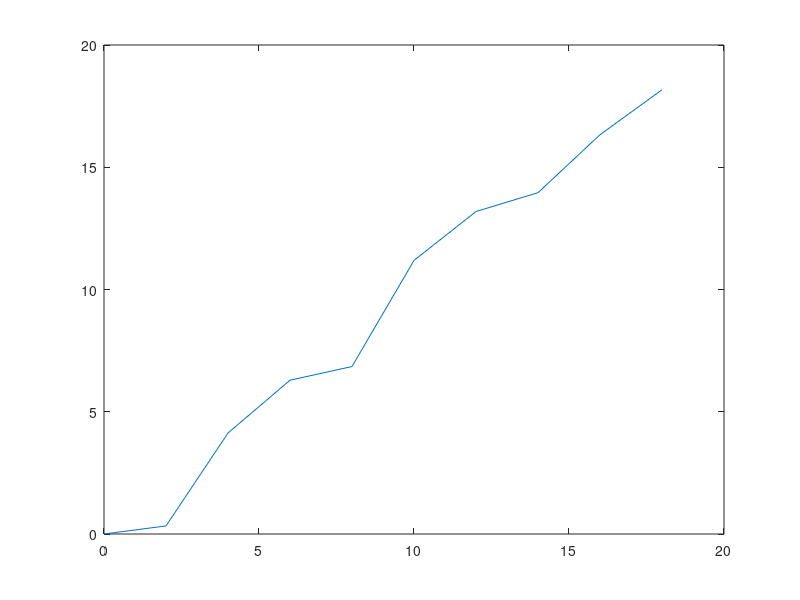
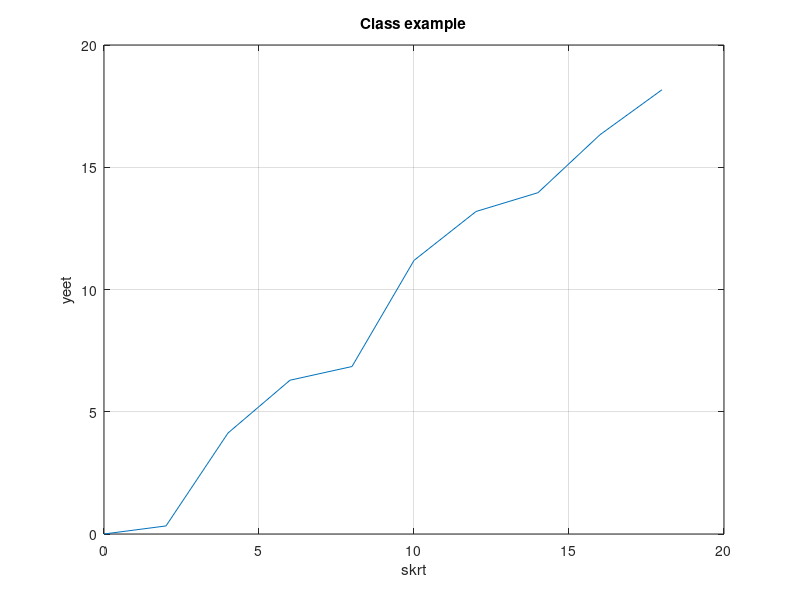
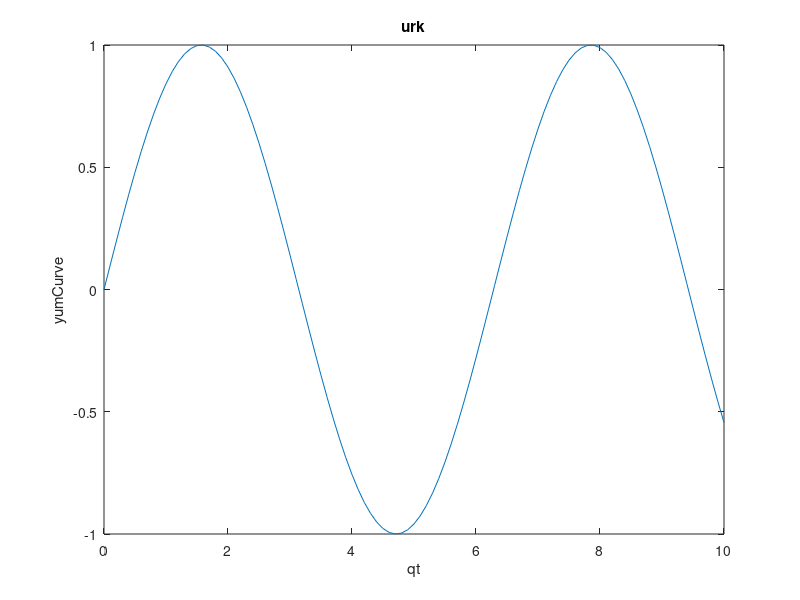
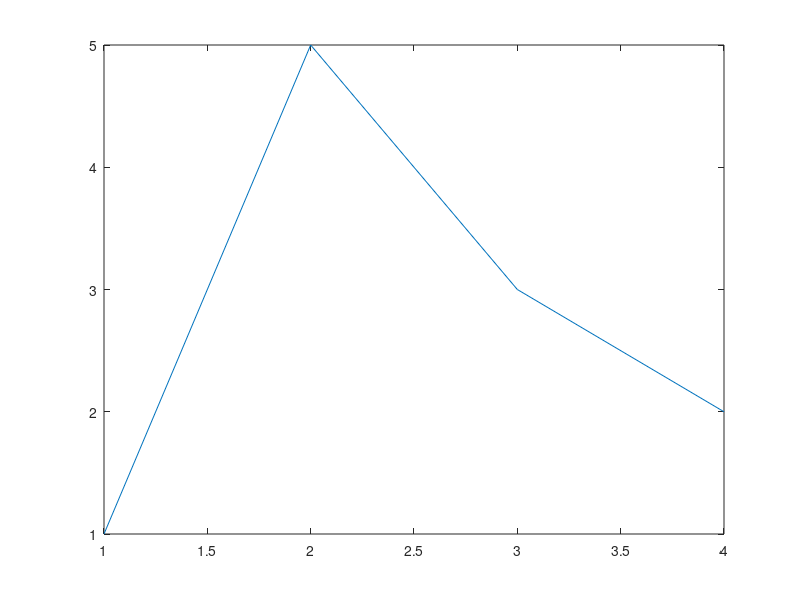

Reproduce these figures in MATLAB, in order.
%William Bannister 
%In class 9/22

clc; clear all; format compact;

%% double percent formats this way and you can run this section only by clicking "Run Section"
x=[0:2:18];
y=[0 .33 4.13 6.29 6.85 11.19 13.19...
    13.96 16.33 18.17];
% the ellipse allows you to put code on the next line
display(x);
display(y);
figure(1);
plot(x,y);
% labeling
figure(2);
plot(x,y);
title("Class example");
xlabel("skrt");
ylabel("yeet");
grid on;

%% Plotting functions
z=[0:.1:10];
a= sin(z);
figure(3);
plot(z,a);
xlabel("qt");
ylabel("yumCurve");
title("urk");

% now we want to find the 25th value!
sin_a_25=a(25);
display(sin_a_25);

%% Plotting a single array
r = [1 5 3 2];
figure(4);
plot(r);
% THIS PLOT SHOWS THAT THE X VAL WILL CORRESPOND TO ITS INDEX ON ARRAY

%% PLOTTING multiple lines
x= 0:pi/100:2*pi;
y1= cos(x*4);
figure(5);
plot(x,y1);
hold on;
y2=sin(x);
plot(x,y2);
hold off;
% IF WE DO NOT TURN HOLD OFF IT WILL CONTINUE TO STACK GRAPH LINES!!!

%% cool graf
y = 0:pi/100:2*pi;
y1=cos(x)*2;
y2=cos(x)*3;
y3=cos(x)*4;
y4=cos(x)*5;

Y= [y1; y2; y3; y4];
figure(6);
plot(x,Y);



